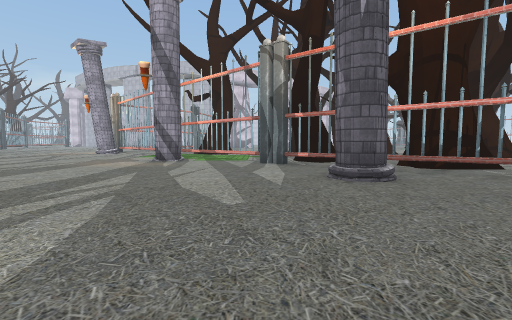
[1] (above)

23 first-person views from a walk through a scene from a Unity 3-D project. The camera is 1.3 m above the floor, tilts 4° down and sees 90° across. The floor is counted in squares, 2 m on a side. Each view is taken from the middle of a square. On the plan, view 1 faces up. The plan holds only what a view shows up to about 9 squares ahead; the rest is blank. The place goes on beyond the plan. The player is left out. Some surface patterns are stand-ins.

[2]
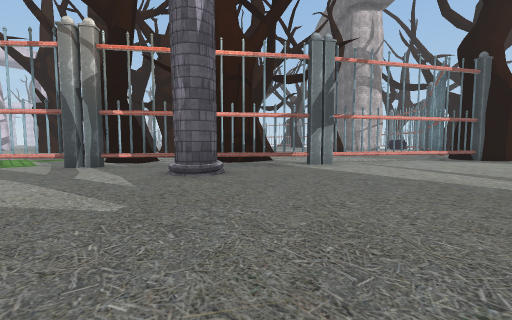

[3]
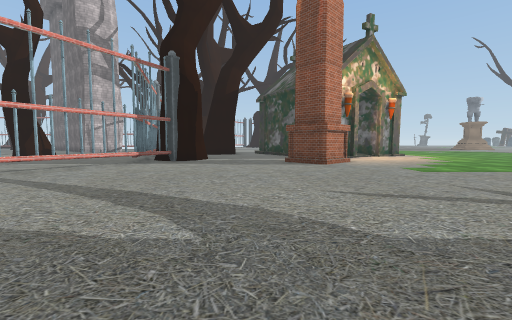

[4]
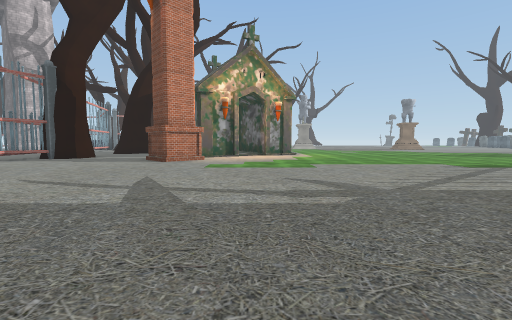

[5]
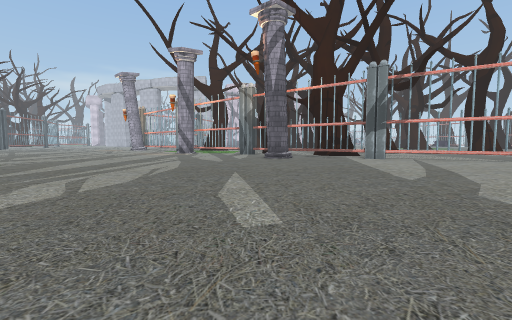

[6]
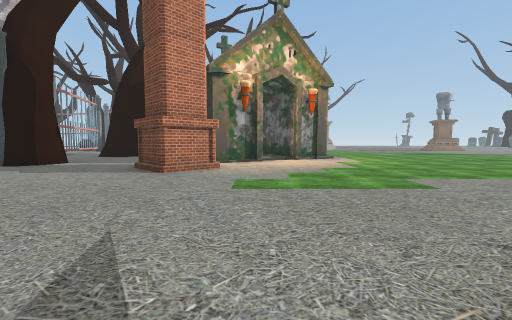

[7]
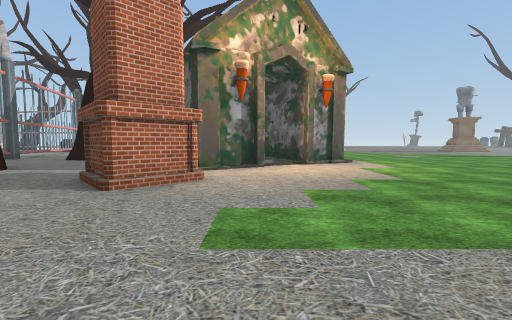

[8]
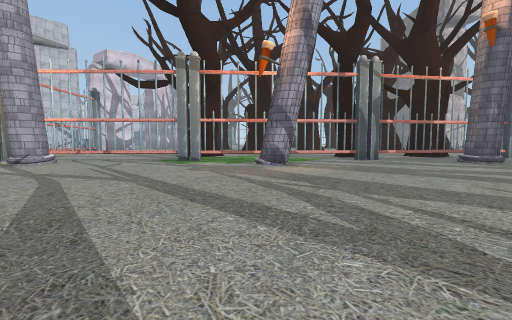

[9]
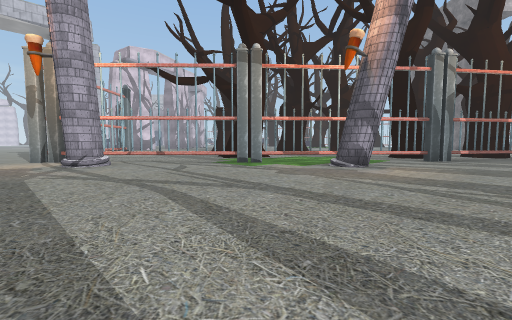

[10]
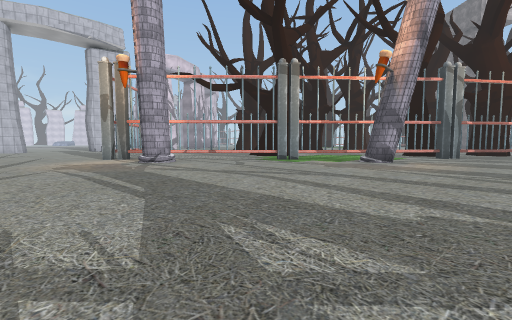

[11]
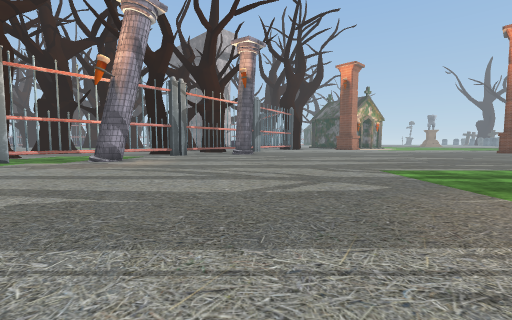

[12]
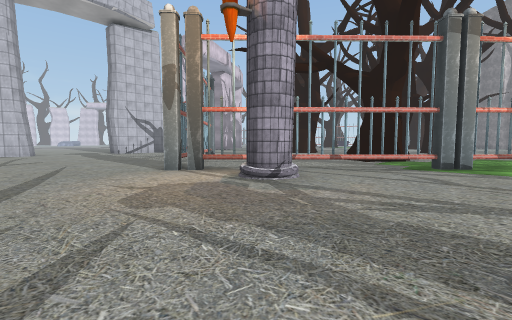

[13]
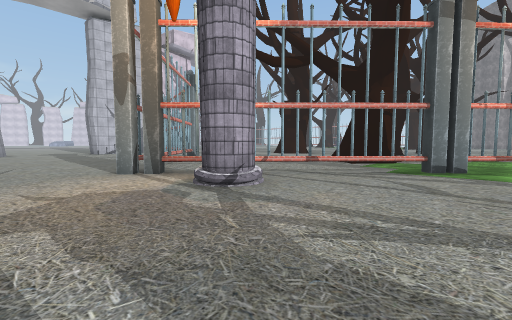

[14]
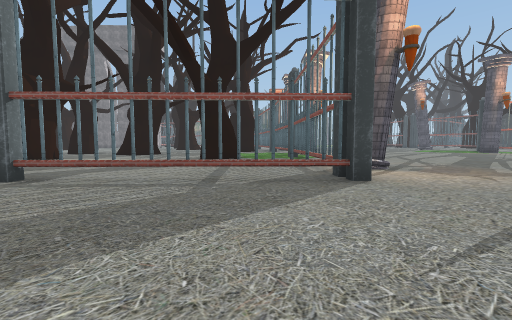

[15]
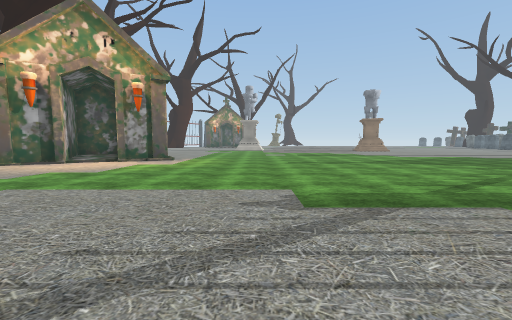

[16]
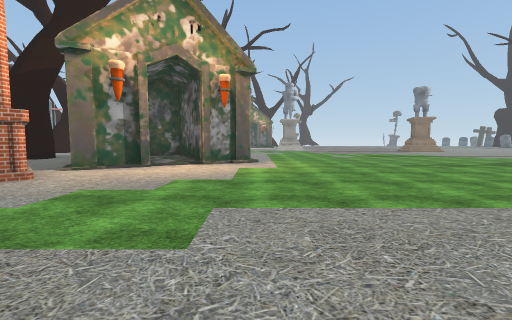

[17]
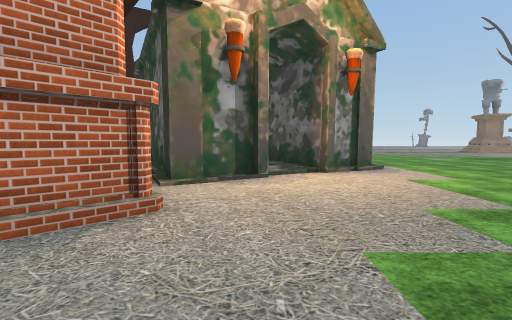

[18]
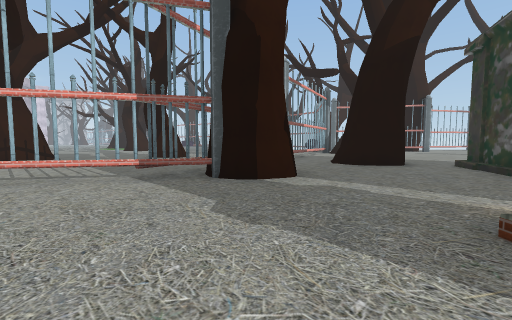

[19]
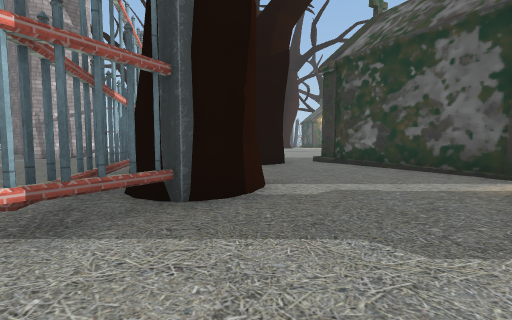

[20]
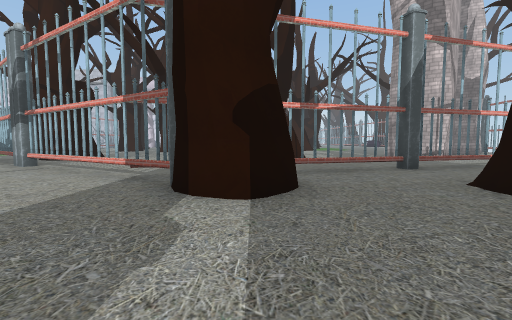

[21]
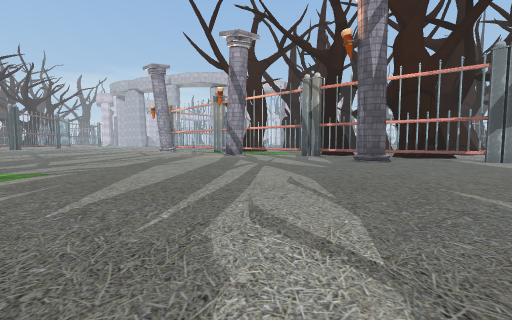

[22]
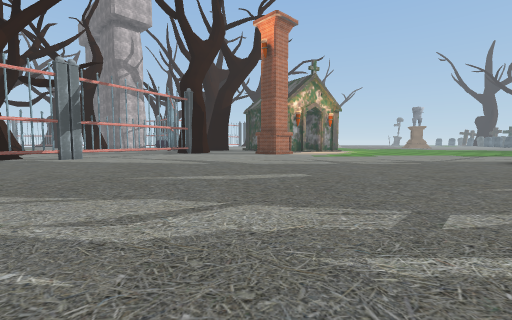

[23]
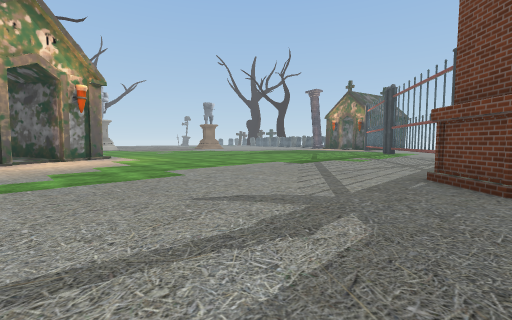

### Floor plan
Key: @ floor where view 1 was taken; # wall or solid block; x gap in a wall; . floor; = window, fence, low wall or low ledge; T thing the floor can be seen under or through.
Columns run from 12 left of view 1 to 15 right of it. Each row starts with its distance up from view 1.
 21 .......T..
 20 ......=T..
 19 .....=....
 18 ....=....
 17 ...T....
 16 ...TT....
 15 .....T...#
 14 ....#.=..##
 13 .......T...
 12 ........T....
 11 .........T...
 10 .........x=..
  9 .........#.=..#     ##
  8 ............###..
  7 .............##.#
  6 ..............x=##.       ..
  5  .............#.=....... ...
  4 .................##.........
  3  ..................==....TTT
  2  ....................=TTT...
  1    ....................TT...
  0     ........@..........TT...
 -1      .......................
 -2       ......................
 -3        ....................#
 -4         ..............##.###
 -5          ...............###
 -6            ..............##
 -7             ..............##
 -8              .............#
 -9               ..............
-10                .............
-11                #............
-12                 ............
-13                 ............
-14                 ............
-15                  .. ........

Positions as (right, up) in squares from view 1, and headings:
1: (0, 0), facing up
2: (-1, 0), facing up-right
3: (2, -2), facing right
4: (1, -7), facing right
5: (1, -6), facing up
6: (4, -6), facing right
7: (6, -6), facing right
8: (-9, 4), facing up-right
9: (-10, 6), facing up-right
10: (-12, 6), facing up-right
11: (-12, 4), facing right
12: (-12, 11), facing up-right
13: (-11, 11), facing up-right
14: (-11, 21), facing down-right
15: (5, -12), facing right
16: (6, -9), facing right
17: (8, -6), facing right
18: (8, -3), facing up-right
19: (8, 0), facing right
20: (12, -3), facing up
21: (-2, -4), facing up
22: (-4, -3), facing right
23: (3, -6), facing down-right
